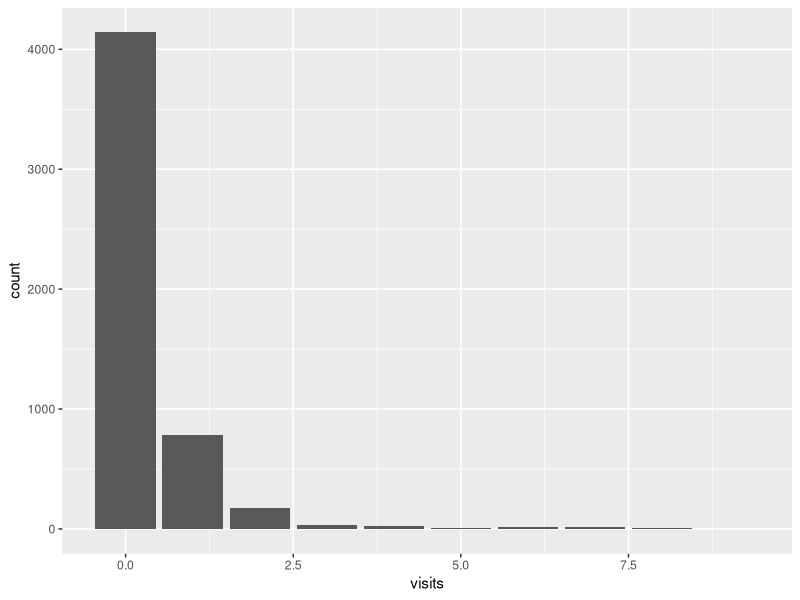

R code for this plot:
## ---- chunk 1
library(tidyverse)
library(AER)

data("DoctorVisits", package = "AER")

DoctorVisits %>%
  ggplot(aes(x = visits)) +
  geom_histogram(stat = "count")
